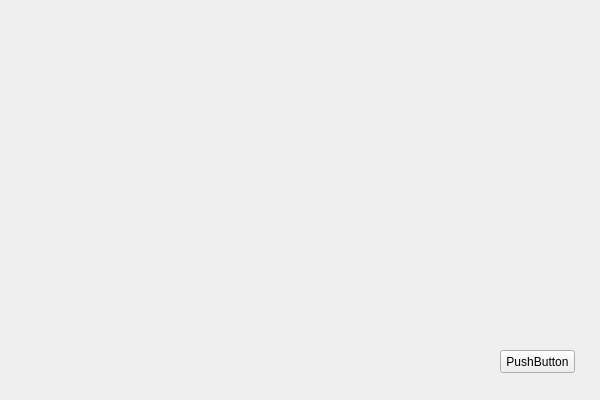
<?xml version="1.0" encoding="UTF-8"?>
<ui version="4.0">
 <class>qtClassPrecastClass</class>
 <widget class="QWidget" name="qtClassPrecastClass">
  <property name="geometry">
   <rect>
    <x>0</x>
    <y>0</y>
    <width>600</width>
    <height>400</height>
   </rect>
  </property>
  <property name="windowTitle">
   <string>qtClassPrecast</string>
  </property>
  <widget class="QPushButton" name="testSET">
   <property name="geometry">
    <rect>
     <x>500</x>
     <y>350</y>
     <width>75</width>
     <height>23</height>
    </rect>
   </property>
   <property name="text">
    <string>PushButton</string>
   </property>
  </widget>
 </widget>
 <layoutdefault spacing="6" margin="11"/>
 <resources>
  <include location="qtClassPrecast.qrc"/>
 </resources>
 <connections>
  <connection>
   <sender>testSET</sender>
   <signal>clicked()</signal>
   <receiver>qtClassPrecastClass</receiver>
   <slot>testSETclicked()</slot>
   <hints>
    <hint type="sourcelabel">
     <x>533</x>
     <y>367</y>
    </hint>
    <hint type="destinationlabel">
     <x>478</x>
     <y>388</y>
    </hint>
   </hints>
  </connection>
 </connections>
 <slots>
  <slot>testSETclicked()</slot>
 </slots>
</ui>
